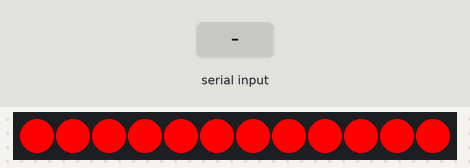
This sketch was run on a simulated Arduino Uno, built with avr-gcc and run on an emulated ATmega328P. Parts: 12 RGB LEDs in strip order, left to right. Inputs (shaded band) come from the test bench. What the sketch prints to the serial monitor is not drawn.

Above: at 0.1 s.
2.3 s: "c" received over the second serial link
At 3.9 s:
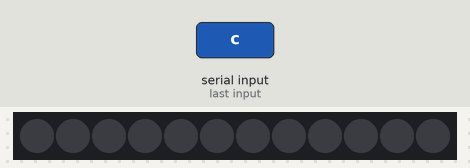
Timing chart, 0 to 5.4 s (numbered marks = the images above; inputs shaded):
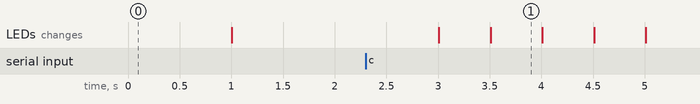

The sketch:

micro_lidar.ino
```cpp
//ustawic plytke arduino micro


#include <SoftwareSerial.h>
SoftwareSerial mySerial(8, 9); // RX, TX
#include "FastLED.h"

String metry = "";
#define NUM_LEDS 12
#define LED_DATA_PIN 10

byte LED_SWIEC = 0;
unsigned long currentMillis = 0;
unsigned long previousMillis = 0;
const long BLINK_INTERVAL = 500;   // interval at which to blink LED (milliseconds)
int ledState = LOW;
bool MIGAJ = false;
CRGB leds[NUM_LEDS];
void migajLED();
bool redColor = true;
byte YELLOW = 30;
byte MINUS_COLOR = YELLOW / NUM_LEDS;
void migajLED();

void setup() {
  // put your setup code here, to run once:
  FastLED.addLeds<WS2811, LED_DATA_PIN, RGB>(leds, NUM_LEDS);

  Serial.begin(115200);
  mySerial.begin(115200);
  fill_solid(leds, NUM_LEDS, CRGB::Red);
  FastLED.show();
  delay(1000);
  FastLED.clear();
  FastLED.show();


}

void loop() {
  // put your main code here, to run repeatedly:
  currentMillis = millis();
  MIGAJ = false;
  if (mySerial.available())
  {
    byte NEW_LED_SWIEC = 255;
    delay(5);  // wait for all 4 bytes
    NEW_LED_SWIEC = mySerial.read();
    if (NEW_LED_SWIEC <= NUM_LEDS || NEW_LED_SWIEC == 99)
    {
      LED_SWIEC = NEW_LED_SWIEC;
    }

  }
  if (LED_SWIEC == 99)
  {
    MIGAJ = true;
  }
  else if (LED_SWIEC == 0)
  {
    FastLED.clear();
  }
  else
  {
    FastLED.clear();
    for (int i = 0; i < LED_SWIEC; i++)
    {

      leds[i] = CHSV(YELLOW - (MINUS_COLOR * (NUM_LEDS - i)), 255, 255);

    }
  }


  migajLED(MIGAJ);
  Serial.println(LED_SWIEC); // printing the result to the serial monitor
  FastLED.show();
}

void migajLED(bool miganie)
{
  if (currentMillis - previousMillis >= BLINK_INTERVAL) {
    // save the last time you blinked the LED
    previousMillis = currentMillis;

    // if the LED is off turn it on and vice-versa:
    if (miganie)
    {
      if (redColor)
      {
        FastLED.clear();
        redColor = false;
      }
      else
      {
        fill_solid(leds, NUM_LEDS, CRGB::Red);

        redColor = true;
      }
      //FastLED.show();
    }

  }
}
```

Measured:
- what the display in image 1 shows lasts 0.5 s, from 3.5 s to 4.0 s
